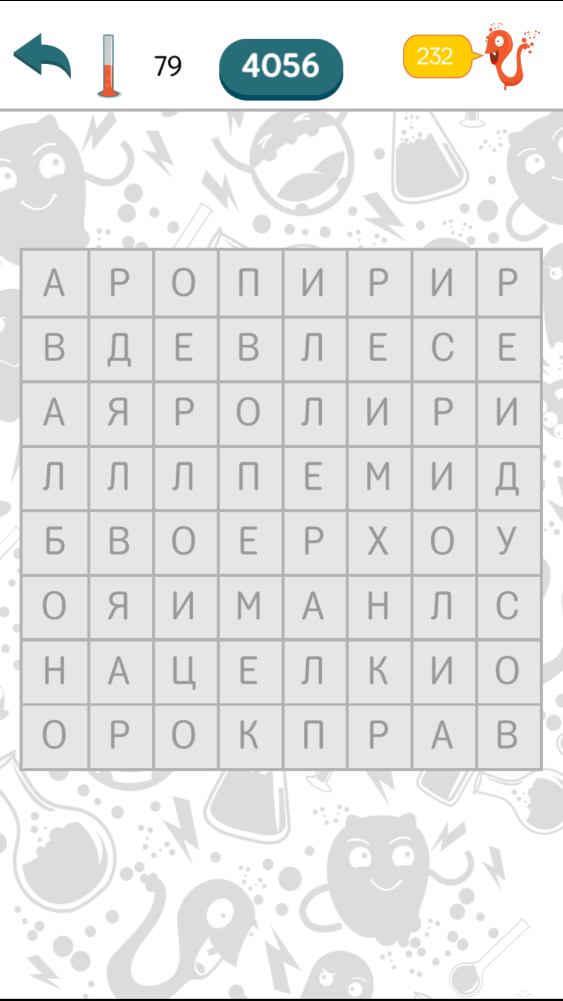
#> input picture img/level79.png, 1125 x 2001 px (shown at 1/2 size)
$ python -i solver.py   (imports and definitions only)   (Python 2 division)   (older library calls are emulated)
#> lines starting #> are read from the running program, lines starting #| are printed output that depends on the picture; after the words box and inside, x2 and y2 are one past the last pixel; in counts of white or black regions, pixels touching at a corner belong together
#!/usr/bin/env python2
# -*- coding: utf-8 -*-
"""
Created on Tue Dec 13 18:01:49 2016

@author: zy
"""
import numpy as np
import pickle
import gzip
import sys
import cv2

DICT_FILE = 'dict/dict_filtered.txt'
LETTERS_DAT_FILE = 'letters.dat'
# PUZZLE_FILE='/Users/zy/Downloads/IMG_3943.PNG'
# check 3944 for errors
# PUZZLE_FILE='unrecognized_shapes.png'
# PUZZLE_FILE='/Users/zy/Downloads/IMG_3963.PNG'#bad case
PUZZLE_FILE = '/Users/zy/Downloads/IMG_3968_.PNG'  # bad case

DEFAULT_BOARD_SIZE = (1040, 1040)
DEFAULT_BOARD_OFFSET = (42, 498)
DEFAULT_BOARD_DIM = (3, 3)
# need to be resolution dependent to increase robustness
CELL_SIZE_TOLLERANCE = 15

kernel = np.ones((5, 5), np.uint8)


def is_img_the_same(i1, i2):
    return not cv2.morphologyEx(cv2.absdiff(i1, cv2.resize(i2, i1.shape[1::-1])), cv2.MORPH_OPEN, kernel).any()


def group_values(sorted_values, threshold=10):
    if len(sorted_values) == 0:
        return sorted_values
    values_grouped = []
    last_group = [sorted_values[0]]
    for idx, d in enumerate(np.diff(sorted_values)):
        if d < threshold:
            last_group.append(sorted_values[idx + 1])
        else:
            values_grouped.append(np.mean(last_group))
            last_group = [sorted_values[idx + 1]]
    values_grouped.append(np.mean(last_group))
    return values_grouped


def runs_of_ones_array(bits):
    # make sure all runs of ones are well-bounded
    bounded = np.hstack(([0], bits, [0]))
    # get 1 at run starts and -1 at run ends
    difs = np.diff(bounded)
    run_starts, = np.where(difs > 0)
    run_ends, = np.where(difs < 0)
    # noinspection PyRedundantParentheses
    return (run_starts, run_ends - run_starts)


def detect_board(img):
    lines = cv2.HoughLines(img, 1, np.pi / 2, int(min(img.shape[:2]) * 0.7))
    left, top = DEFAULT_BOARD_OFFSET
    right = DEFAULT_BOARD_OFFSET[0] + DEFAULT_BOARD_SIZE[0]
    bottom = DEFAULT_BOARD_OFFSET[1] + DEFAULT_BOARD_SIZE[1]
    cols, rows = DEFAULT_BOARD_DIM
    # cv2.imshow('crop',cv2.resize(img,(512,512))),   cv2.waitKey()

    if lines is None or len(lines) < 6:  # something go wrong, return some defaults
        return left, top, right, bottom, cols, rows

    lines = lines[:, 0, :]
    # print 'lines detected:'
    vert_lines_sorted = np.sort(lines[np.abs(lines[:, 1]) < 1e-3, 0])
    #    canvas=cv2.cvtColor(img,cv2.COLOR_GRAY2RGB)
    #    for l in vert_lines_sorted:
    #        cv2.line(canvas,(l,-2000),(l,2000),(0,0,255),5)
    vert_lines_grouped = group_values(vert_lines_sorted)
    # [7 lines of commented-out code are left out]

    vruns = runs_of_ones_array(np.abs(np.diff(np.diff(vert_lines_grouped))) < CELL_SIZE_TOLLERANCE)
    if len(vruns[1]) == 0:
        return left, top, right, bottom, cols, rows

    vidxmax = np.argmax(vruns[1])
    left = int(vert_lines_grouped[vruns[0][vidxmax]])
    cols = vruns[1][vidxmax] + 1
    right = int(vert_lines_grouped[vruns[0][vidxmax] + cols])

    hor_lines_sorted = np.sort(lines[np.abs(lines[:, 1] - np.pi / 2) < 1e-3, 0])
    hor_lines_grouped = group_values(hor_lines_sorted)
    # [7 lines of commented-out code are left out]

    hruns = runs_of_ones_array(np.abs(np.diff(np.diff(hor_lines_grouped))) < CELL_SIZE_TOLLERANCE)
    if len(hruns[1]) == 0:
        return left, top, right, bottom, cols, rows

    hidxmax = np.argmax(hruns[1])
    rows = hruns[1][hidxmax] + 1
    glitch = 0
    if rows == 5 and cols == 4:
        # special case. top menu has the same height
        # as cell height
        rows = 4
        glitch = 1
    top = int(hor_lines_grouped[hruns[0][hidxmax] + glitch])
    bottom = int(hor_lines_grouped[hruns[0][hidxmax] + rows + glitch])
    return left, top, right, bottom, cols, rows


def scan_screen_image(img_name, ground_truth=''):
#> called with img_name = 'img/level79.png', ground_truth = ''
    img = cv2.imread(img_name, 0)
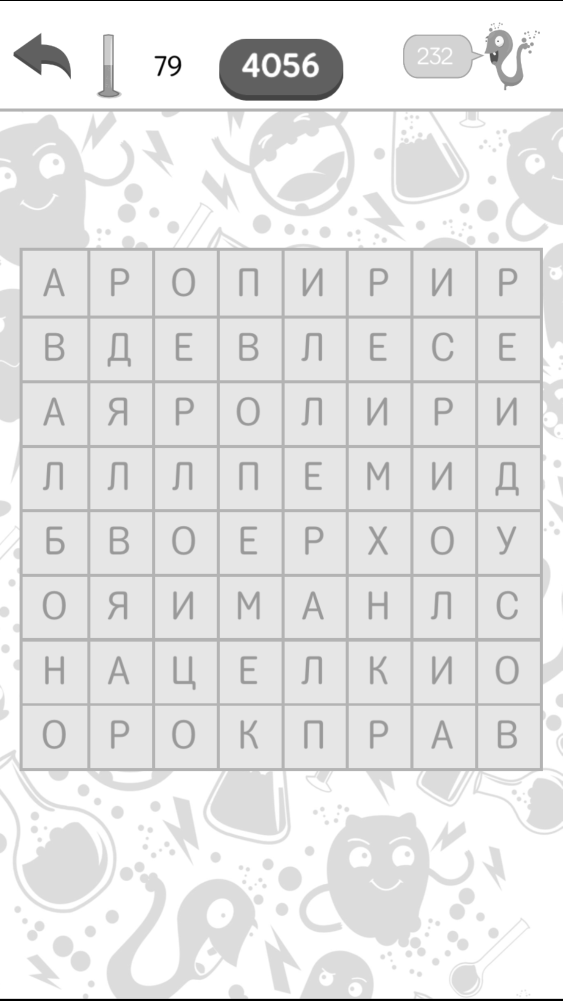
#> img: shape (2001, 1125) (shown at 1/2 size); min 0, max 255, mean 229.4
    ret3, img = cv2.threshold(img, 0, 255, cv2.THRESH_BINARY_INV + cv2.THRESH_OTSU)
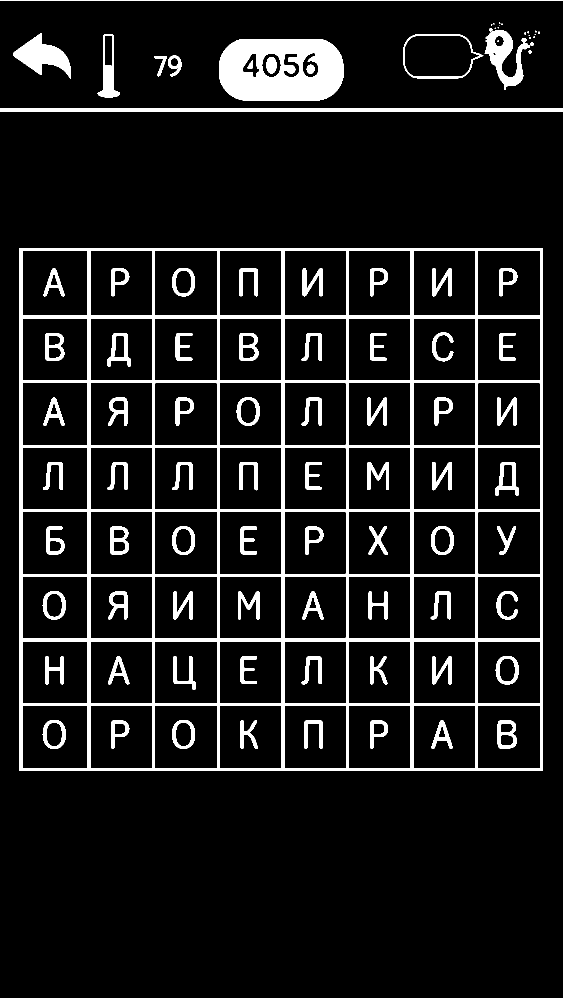
#> img: shape (2001, 1125) (shown at 1/2 size); 9.7% white; 99 white regions (17 under 20 px), largest, box (x1, y1, x2, y2) and area: (39, 496, 1086, 1542) 106179, (438, 78, 687, 201) 24034, (0, 217, 1125, 223) 6750
#> ret3 = 197
    left, top, right, bottom, cols, rows = detect_board(img)
#> in detect_board, `lines = cv2.HoughLines(img, 1, np.pi / 2, int(min(img.shape[:2]) * 0.7))`: lines = 27 rows, first 8: [563, 0], [0, 1.57], [217, 1.57], [1997, 1.57], [439, 0], [44, 0], [40, 0], [821, 0]
#> in detect_board, `lines = lines[:, 0, :]`: lines = 27 pairs, first value 0 to 1997, second value 0 to 1.57
#> in detect_board, `vert_lines_sorted = np.sort(lines[np.abs(lines[:, 1]) < 1e-3, 0])`: vert_lines_sorted = [40, 44, 175, 304, 309, 434, 439, 563, 692, 821, 825, 950, 952, 954, 1080]
#> in group_values, `last_group = [sorted_values[0]]`: last_group = [40]
#> the loop in group_values, `for idx, d in enumerate(np.diff(sorted_values)):` made 14 passes
#> (d, last_group) on passes 2, 3, 5, 7, 8, 9, 11, 14: (131, [175]), (129, [304]), (125, [434]), (124, [563]), (129, [692]), (129, [821]), (125, [950]), (126, [1080])
#> d on passes 1, 4, 6, 10, 12, 13: 4, 5, 5, 4, 2, 2
#> after the loop in group_values, `for idx, d in enumerate(np.diff(sorted_values)):`: values_grouped = [42, 175, 306.5, 436.5, 563, 692, 823, 952]
#> in detect_board, `vert_lines_grouped = group_values(vert_lines_sorted)`: vert_lines_grouped = [42, 175, 306.5, 436.5, 563, 692, 823, 952, 1080]
#> in runs_of_ones_array, `bounded = np.hstack(([0], bits, [0]))`: bounded = [0, 1, 1, 1, 1, 1, 1, 1, 0]
#> in runs_of_ones_array, `difs = np.diff(bounded)`: difs = [1, 0, 0, 0, 0, 0, 0, -1]
#> in runs_of_ones_array, `run_starts, = np.where(difs > 0)`: run_starts = [0]
#> in runs_of_ones_array, `run_ends, = np.where(difs < 0)`: run_ends = [7]
#> in detect_board, `vruns = runs_of_ones_array(np.abs(np.diff(np.diff(vert_lines_grouped))..`: vruns = ([0], [7])
#> in detect_board, `vidxmax = np.argmax(vruns[1])`: vidxmax = 0
#> in detect_board, `left = int(vert_lines_grouped[vruns[0][vidxmax]])`: left = 42
#> in detect_board, `cols = vruns[1][vidxmax] + 1`: cols = 8
#> in detect_board, `right = int(vert_lines_grouped[vruns[0][vidxmax] + cols])`: right = 1080
#> in detect_board, `hor_lines_sorted = np.sort(lines[np.abs(lines[:, 1] - np.pi / 2) < 1e-..`: hor_lines_sorted = [0, 217, 496, 631, 761, 890, 1018, 1148, 1276, 1407, 1536, 1997]
#> the loop in group_values (call 2), `for idx, d in enumerate(np.diff(sorted_values)):` made 11 passes
#> (d, last_group) on passes 1 to 11: (217, [217]), (279, [496]), (135, [631]), (130, [761]), (129, [890]), (128, [1018]), (130, [1148]), (128, [1276]), (131, [1407]), (129, [1536]), (461, [1997])
#> in detect_board, `hor_lines_grouped = group_values(hor_lines_sorted)`: hor_lines_grouped has the same summary as hor_lines_sorted
#> in detect_board, `hruns = runs_of_ones_array(np.abs(np.diff(np.diff(hor_lines_grouped)))..`: hruns = ([2], [7])
#> in detect_board, `hidxmax = np.argmax(hruns[1])`: hidxmax = 0
#> in detect_board, `rows = hruns[1][hidxmax] + 1`: rows = 8
#> in detect_board, `top = int(hor_lines_grouped[hruns[0][hidxmax] + glitch])`: top = 496
#> in detect_board, `bottom = int(hor_lines_grouped[hruns[0][hidxmax] + rows + glitch])`: bottom = 1536
#> left = 42; top = 496; right = 1080; bottom = 1536; cols = 8; rows = 8
    if rows != cols:
        print 'square board expected. %sx%s board detected.' % (rows, cols)
        return None
    img = img[top:bottom, left:right]
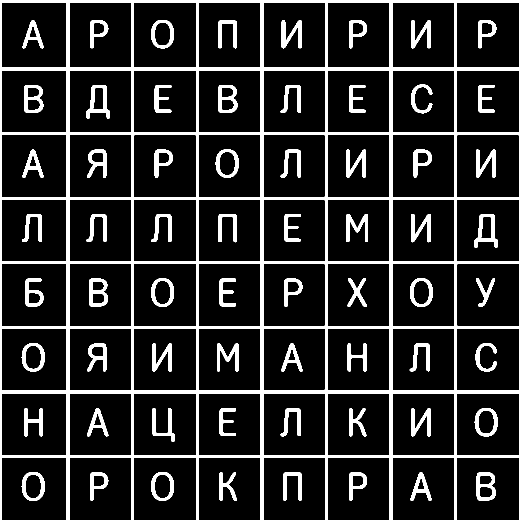
#> img: shape (1040, 1038) (shown at 1/2 size); 14% white; 65 white regions, largest, box (x1, y1, x2, y2) and area: (0, 0, 1038, 1040) 90537, (173, 170, 220, 238) 1245, (949, 428, 996, 496) 1242
    # print left,top,right,bottom,cols,rows,top-bottom,right-left,img.shape

    if bottom - top != img.shape[0] or right - left != img.shape[1]:
        print 'Unable to extract board from image'
        return None
    # print left,top,right,bottom,cols,rows
    # cv2.imshow('crop',img),   cv2.waitKey()
    # noinspection PyBroadException
    # it is really doesn`t matter why we cannot load the OCR model, just discard it
    try:
        with gzip.open(LETTERS_DAT_FILE, 'r') as f:
#> (reads letters.dat from the repository)
            patterns = pickle.load(f)
    except:
        patterns = {}
        print 'Shape database in letters.dat has not been found or it is corrupted.\
Empty shape database has been initialized.'
    # [4 lines of commented-out code are left out]
    result = []
    unknown_shapes = []
    for i in range(rows):
        row = []
        for j in range(cols):
            roi = img[
                  i * (bottom - top) / rows + 20:(i + 1) * (bottom - top) / rows - 20,
                  j * (right - left) / cols + 20:(j + 1) * (right - left) / cols - 20
                  ]

            b = np.argwhere(roi)
            (ystart, xstart), (ystop, xstop) = b.min(0), b.max(0) + 1
            # im2, contours, hierarchy = cv2.findContours(roi.copy(), cv2.RETR_TREE, cv2.CHAIN_APPROX_SIMPLE)
            # x, y, w, h = cv2.boundingRect(contours[0])
            letter = '*'
            for k in patterns:
                if is_img_the_same(patterns[k], roi[ystart:ystop, xstart:xstop]):
                    if letter != '*':
                        print 'warn: letters collision:', letter, k
                    letter = k
            if letter == '*':
                collisions = np.argwhere(map(
                    lambda shape: is_img_the_same(shape, roi[ystart:ystop, xstart:xstop]),
                    unknown_shapes))
                if len(collisions) == 0:
                    unknown_shapes.append(roi[ystart:ystop, xstart:xstop])
                elif len(collisions) > 1:
                    print 'warn: shapes collision'
            row.append(letter)
        result.append(''.join(row).replace(u'ё', u'е'))
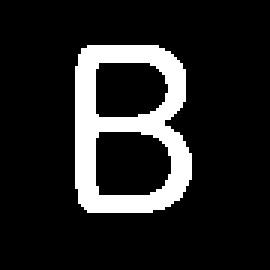
#> roi: shape (90, 90) (shown 3 times larger); 13.7% white; 1 white region, box (x1, y1, x2, y2) and area: (25, 15, 64, 71) 1108
#> after the loop, result = ['********', '********', '********', '********', '********', '********', '********', '********']; unknown_shapes = 18 items
    if len(unknown_shapes) > 0:
        if len(ground_truth) == len(unknown_shapes):
            print '%d never seen shapes were found on "%s" image, \
groundtruth letters were provided for exactly %d shapes.\
 Shapes database has been updated. This change will take\
 effect the next time the script is started.' % \
                  (len(unknown_shapes), img_name, len(ground_truth))
            for i, l in enumerate(unknown_shapes):
                patterns[ground_truth[i]] = l
            with gzip.open(LETTERS_DAT_FILE, 'wb') as f:
                pickle.dump(patterns, f, 2)
        else:
            print '%d never seen shapes were found on "%s" image, \
groundtruth letters were provided for %d shapes. \
Shapes database has NOT been updated. Exactly %d groundtruth \
letters need to be provided to update the shapes database. \
Shapes are shown in unrecognized_shapes.png' % \
                  (min(len(unknown_shapes), 20), img_name,
                   len(ground_truth), min(len(unknown_shapes), 20))
#> (printed output is left out)
            shapes_cumm_widths = \
                np.hstack((
                    [0],
                    np.cumsum([s.shape[1] + 10 for s in unknown_shapes])))
#> shapes_cumm_widths = 19 values from 0 to 901
            max_shapes_heights = max(s.shape[0] for s in unknown_shapes)
#> max_shapes_heights = 68
            canvas = np.zeros(
                (max_shapes_heights + 10, shapes_cumm_widths[-1]), np.uint8)
#> canvas: shape (78, 901); every value is 0
            for i, l in enumerate(unknown_shapes):
                h, w = l.shape
                canvas[5:5 + h, 5 + shapes_cumm_widths[i]:5 + shapes_cumm_widths[i] + w] = l[:, :]
#> this loop made 18 passes
#> (h, w) on passes 1 to 12: (57, 42), (57, 37), (57, 46), (57, 38), (57, 40), (56, 39), (68, 47), (56, 34), (56, 42), (58, 43), (56, 39), (56, 43)
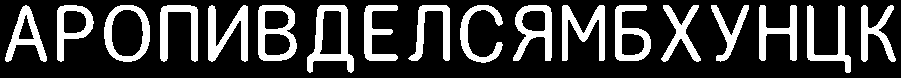
#> canvas: shape (78, 901); 24.2% white; 18 white regions, largest, box (x1, y1, x2, y2) and area: (307, 5, 354, 73) 1245, (208, 5, 248, 62) 1112, (258, 5, 297, 61) 1107
            cv2.imwrite('unrecognized_shapes.png', canvas)

    return result


def print_board():
    print_board_masked((1 << (rows_count * rows_count)) - 1)


# [42 lines left out: functions print_board_masked, is_word_in_position, is_word_anywhere, not called in this run]


min_empty_cells = 1e9


# [91 lines left out: function list_posible_decompositions, not called in this run]

dominos = [
    [(0, 0), (0, 1)],
    [(0, 0), (0, -1)],
    [(0, 0), (1, 0)],
    [(0, 0), (-1, 0)]
]


# [130 lines left out: functions find_possible_words_hashed, find_possible_words, main, not called in this run]


# import cProfile
# cProfile.run('main()')
# [1 line not run here, left out]

>>> result = scan_screen_image('img/level79.png')
